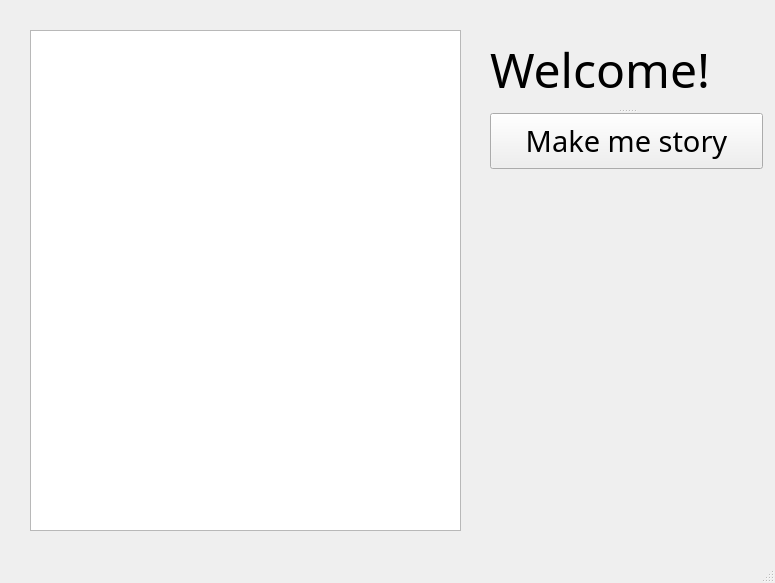
<?xml version="1.0" encoding="UTF-8"?>
<ui version="4.0">
 <class>MainWindow</class>
 <widget class="QMainWindow" name="MainWindow">
  <property name="geometry">
   <rect>
    <x>0</x>
    <y>0</y>
    <width>775</width>
    <height>583</height>
   </rect>
  </property>
  <property name="windowTitle">
   <string>MainWindow</string>
  </property>
  <widget class="QWidget" name="centralwidget">
   <widget class="QTextEdit" name="textEdit">
    <property name="geometry">
     <rect>
      <x>30</x>
      <y>30</y>
      <width>431</width>
      <height>501</height>
     </rect>
    </property>
   </widget>
   <widget class="QSplitter" name="splitter">
    <property name="geometry">
     <rect>
      <x>490</x>
      <y>30</y>
      <width>273</width>
      <height>139</height>
     </rect>
    </property>
    <property name="orientation">
     <enum>Qt::Vertical</enum>
    </property>
    <widget class="QLabel" name="welcome">
     <property name="font">
      <font>
       <family>MV Boli</family>
       <pointsize>36</pointsize>
      </font>
     </property>
     <property name="text">
      <string>Welcome!</string>
     </property>
    </widget>
    <widget class="QPushButton" name="Story_maker">
     <property name="font">
      <font>
       <family>Kristen ITC</family>
       <pointsize>22</pointsize>
      </font>
     </property>
     <property name="text">
      <string>Make me story</string>
     </property>
    </widget>
   </widget>
  </widget>
  <widget class="QMenuBar" name="menubar">
   <property name="geometry">
    <rect>
     <x>0</x>
     <y>0</y>
     <width>775</width>
     <height>26</height>
    </rect>
   </property>
  </widget>
  <widget class="QStatusBar" name="statusbar"/>
 </widget>
 <resources/>
 <connections/>
</ui>
